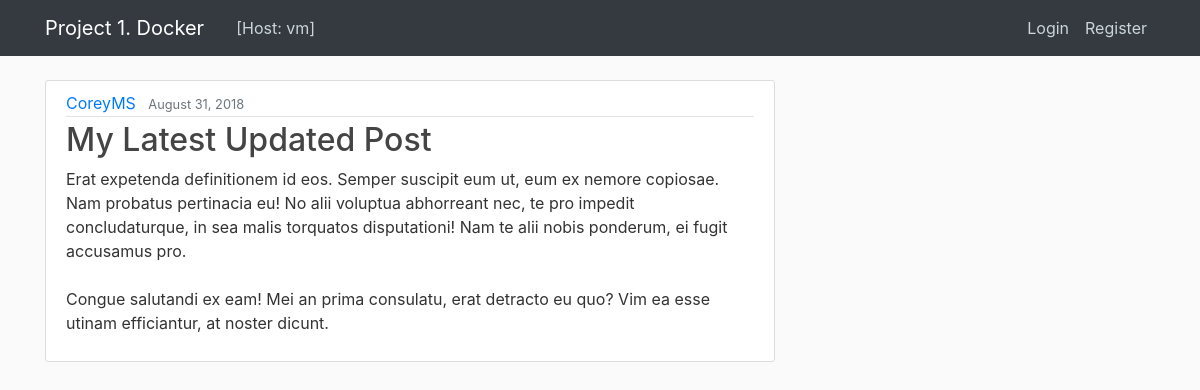
The page /post/30/ on the database its author committed.
### blog/models.py (models this page shows, shortened)
class Post(models.Model):
    title = models.CharField(max_length=100)
    content = models.TextField()
    date_posted = models.DateTimeField(default=timezone.now)
    author = models.ForeignKey(User, on_delete=models.CASCADE)

### blog/views.py (the view)
# urls.py: path('post/<int:pk>/', PostDetailView.as_view(), name='post-detail'),
class PostDetailView(DetailView):
    model = Post
    extra_context = {
        'hostname': socket.gethostname()
    }

### blog/templates/blog/post_detail.html (shortened to what this page needs)
{% extends "blog/base.html" %}
{% block content %}
<article class="media content-section">
  <div class="media-body">
    <div class="article-metadata">
      <a class="mr-2" href="#">{{ object.author }}</a>
      <small class="text-muted">{{ object.date_posted|date:"F d, Y" }}</small>
    </div>
    <h2 class="article-title">{{ object.title }}</h2>
    <p class="article-content">{{ object.content }}</p>
  </div>
</article>
{% endblock content %}

### blog/static/blog/main.css (style rules this page uses)
body { background: #fafafa; color: #333333; margin-top: 5rem; }
h1, h2, h3, h4, h5, h6 { color: #444444; }
.content-section { background: #ffffff; padding: 10px 20px; border: 1px solid #dddddd; border-radius: 3px; margin-bottom: 20px; }
.article-title { color: #444444; }
.article-content { white-space: pre-line; }
.article-metadata { padding-bottom: 1px; margin-bottom: 4px; border-bottom: 1px solid #e3e3e3 }

### rows shown on the page
Post: author "CoreyMS", date_posted "August 31, 2018", title "My Latest Updated Post", content "Erat expetenda definitionem id eos. Semper suscipit eum ut, eum ex nemore copiosae. Nam probatus pertinacia eu! No alii voluptua abhorreant nec, te pro impedit concludaturque, in sea malis torquatos disputationi! Nam te alii nobis ponderum, ei fugit accusamus pro. Congue salutandi ex eam! Mei an prima consulatu, erat detracto eu quo? Vim ea esse utinam efficiantur, at noster dicunt."

### other values the page prints
{{ hostname }} "vm"
